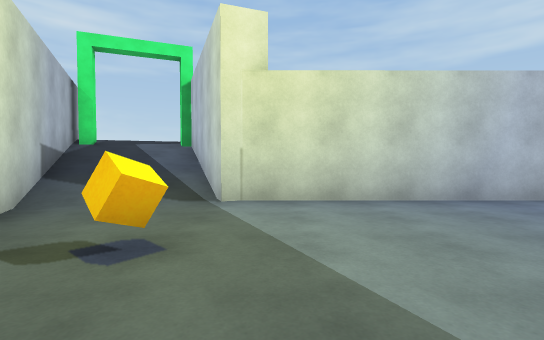
view 1 (above)

13 first-person views from a walk through a Unity game level. The camera is 1.2 m above the floor, tilts 2° down and sees 85° across. The floor is counted in squares, 2 m on a side. Each view is taken from the middle of a square. On the plan, view 1 faces up. The plan holds only what a view shows up to about 9 squares ahead; the rest is blank. The player character is not drawn.

view 2
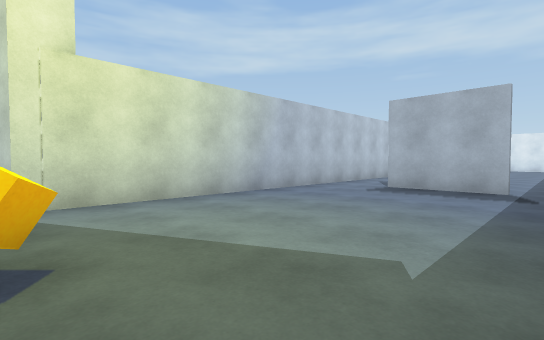

view 3
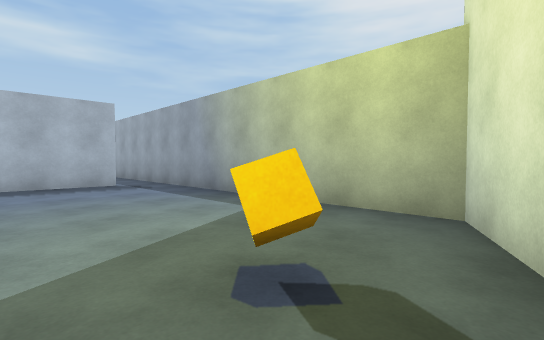

view 4
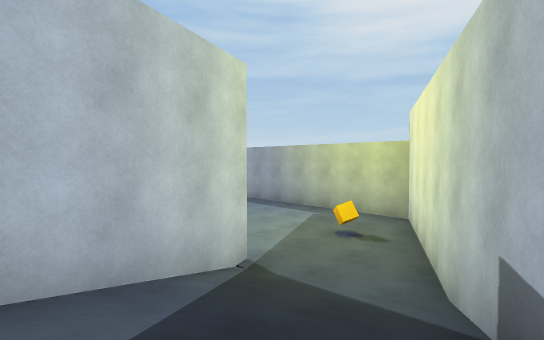

view 5
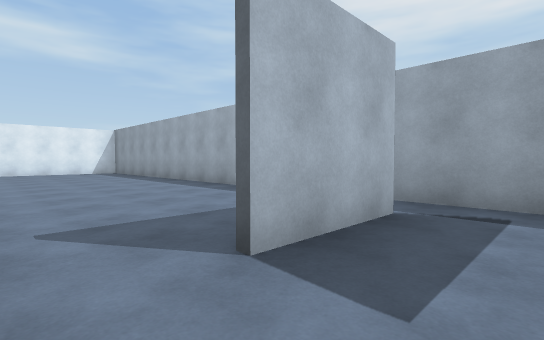

view 6
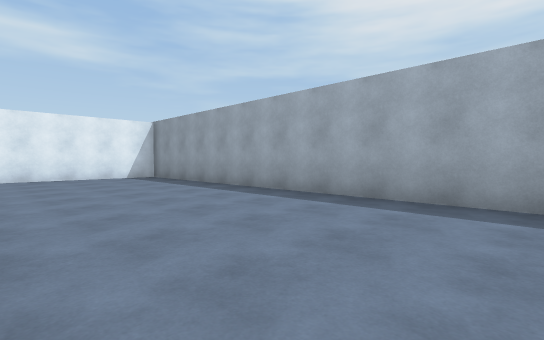

view 7
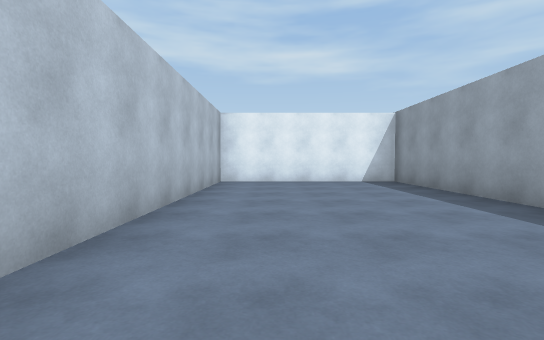

view 8
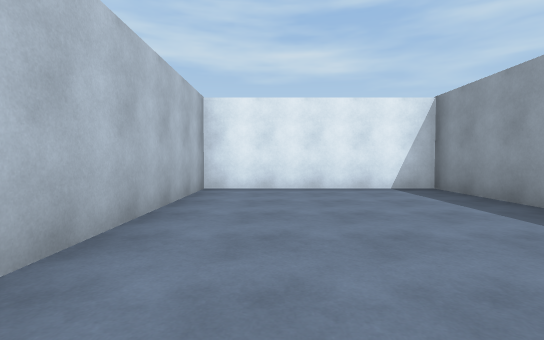

view 9
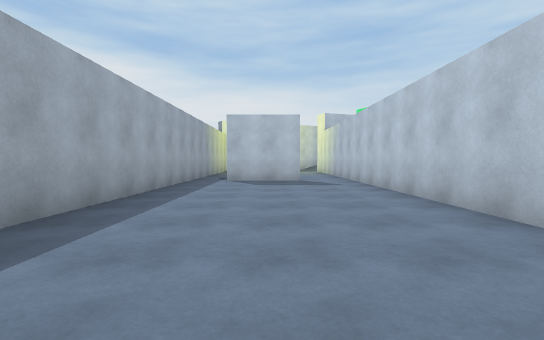

view 10
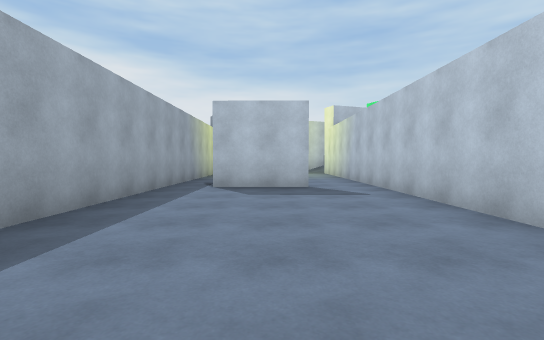

view 11
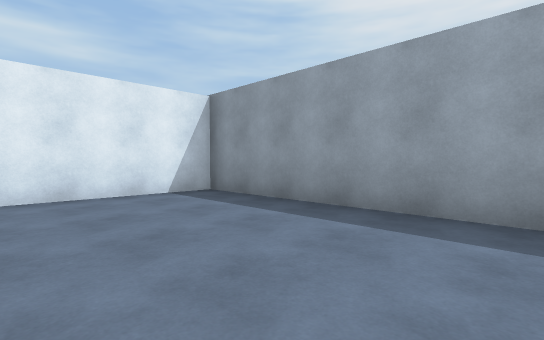

view 12
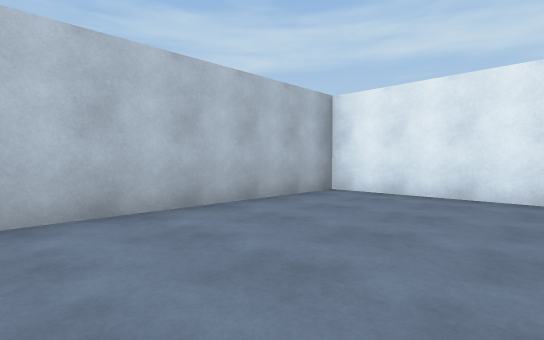

view 13
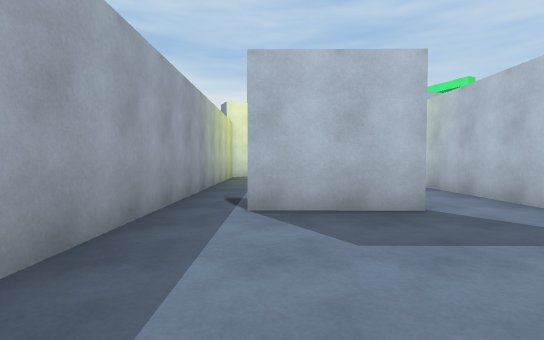

### Floor plan
Key: @ floor where view 1 was taken; # wall or solid block; . floor; / step, stairs or slope; O other object.
Columns run from 5 left of view 1 to 19 right of it. Each row starts with its distance up from view 1.
  8 #//##
  7 #///#
  6 #///#
  5 ##//#####################
  4  #/.....................#
  3  ##.....................#
  2   #.O......#............#
  1   ##.......#............#
  0    #.@..................#
 -1    ######################

Positions as (right, up) in squares from view 1, and headings:
1: (0, 0), facing up
2: (-1, 0), facing up-right
3: (-2, 3), facing down-right
4: (-4, 7), facing down-right
5: (4, 4), facing down-right
6: (8, 4), facing down-right
7: (10, 3), facing right
8: (12, 3), facing right
9: (14, 2), facing left
10: (12, 2), facing left
11: (13, 3), facing down-right
12: (13, 1), facing up-right
13: (9, 1), facing left
